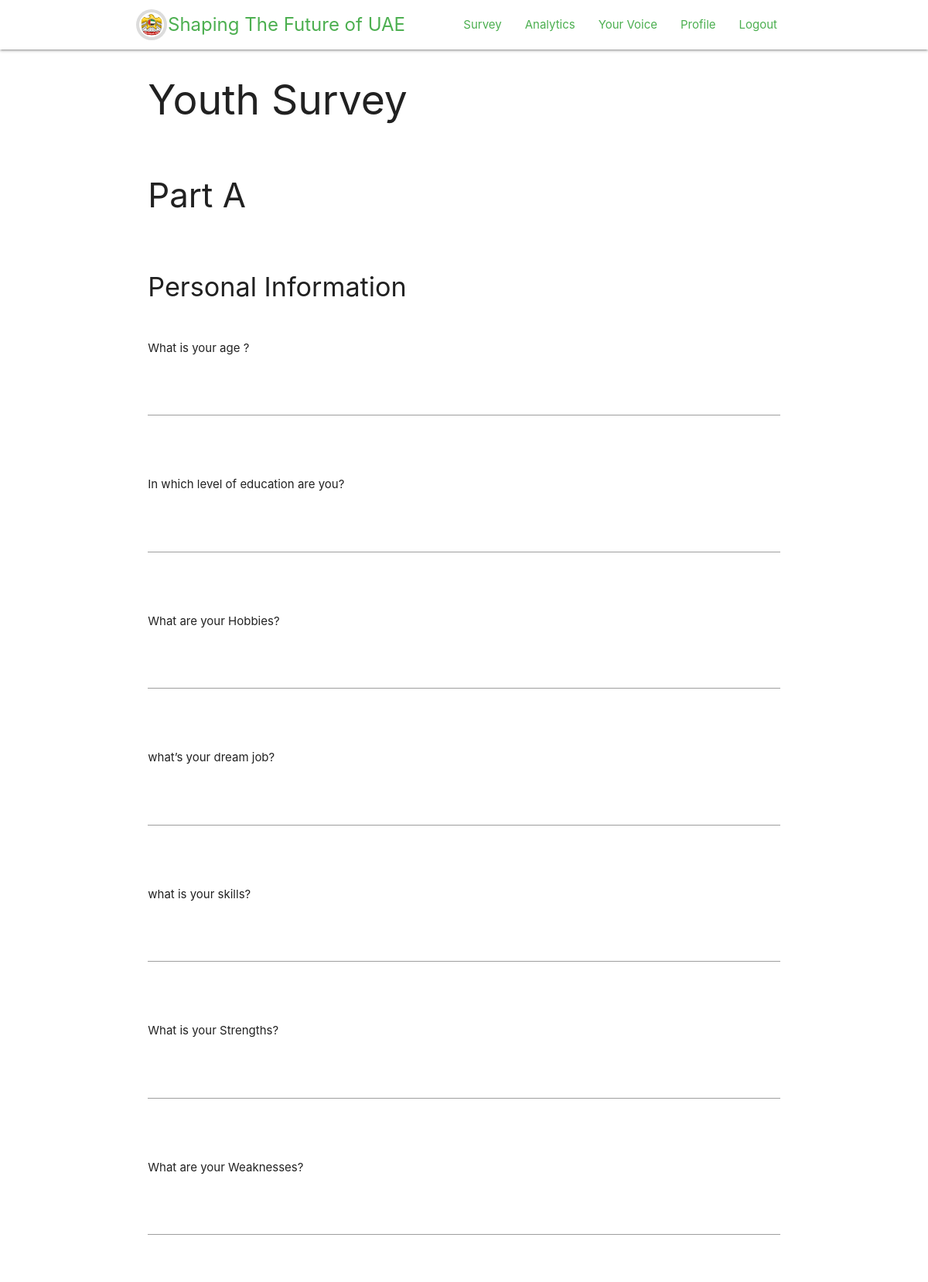
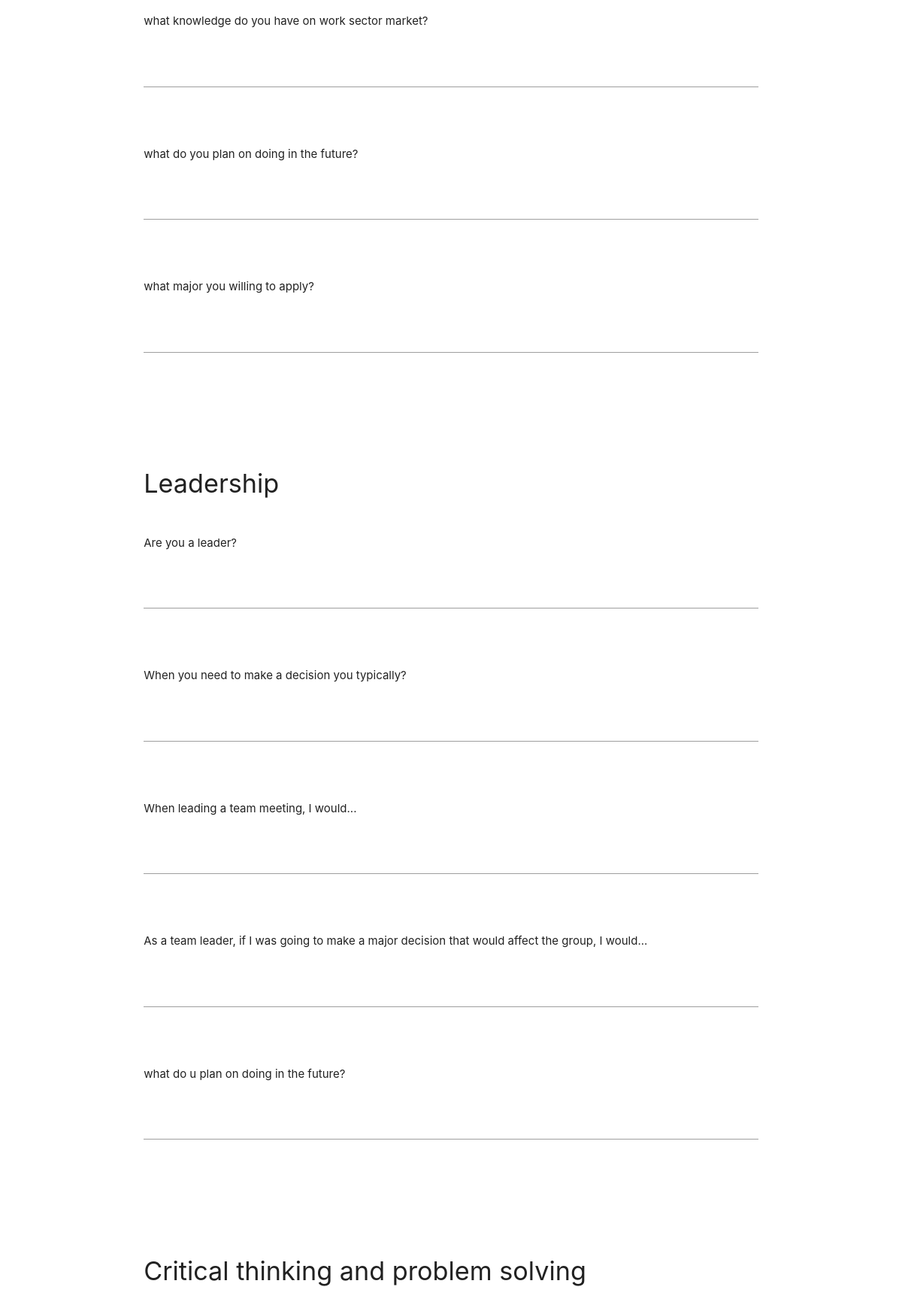
The page /survey (signed in, upper part) on the database as committed earlier (2 pictures, top to bottom).
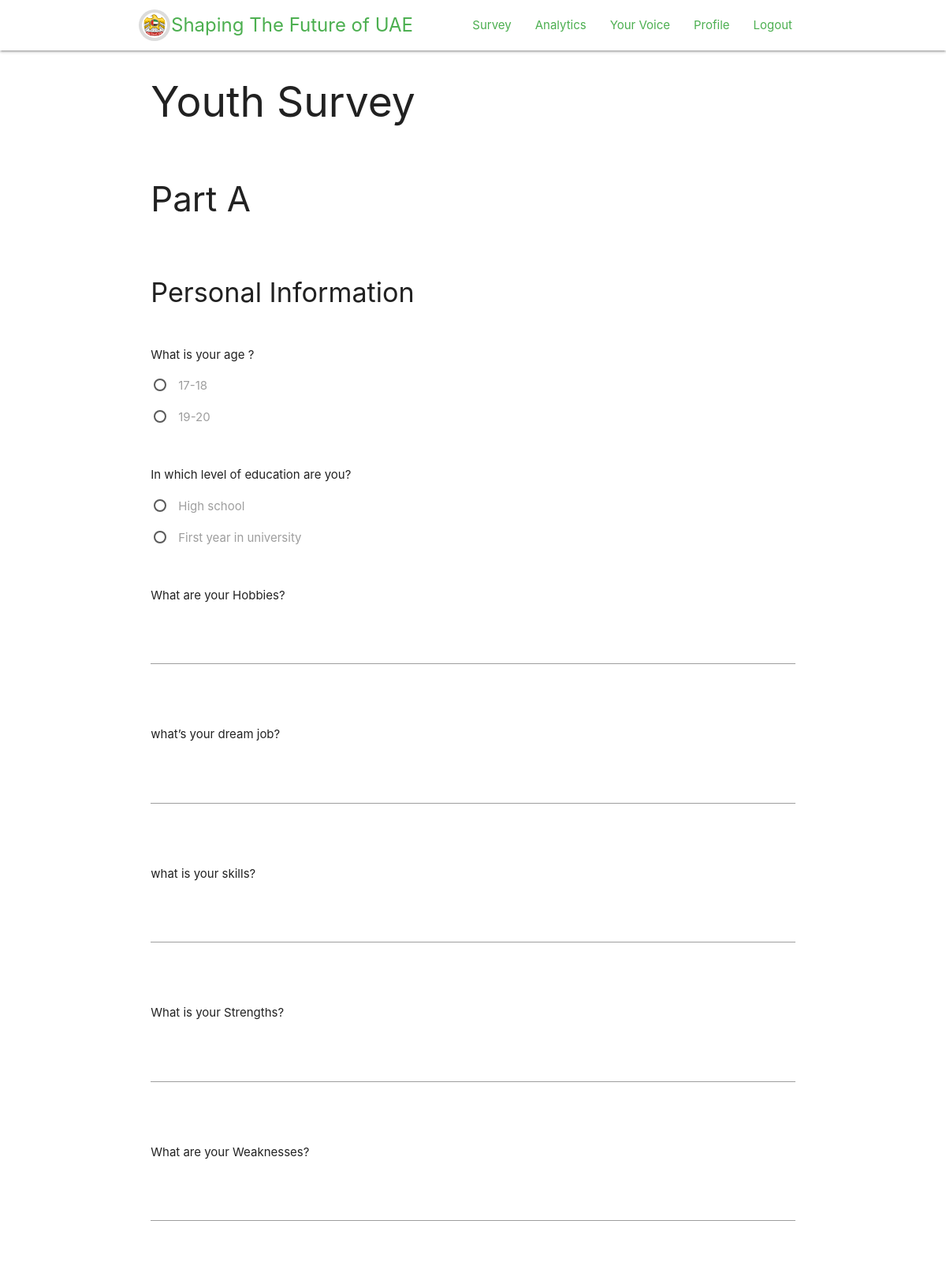
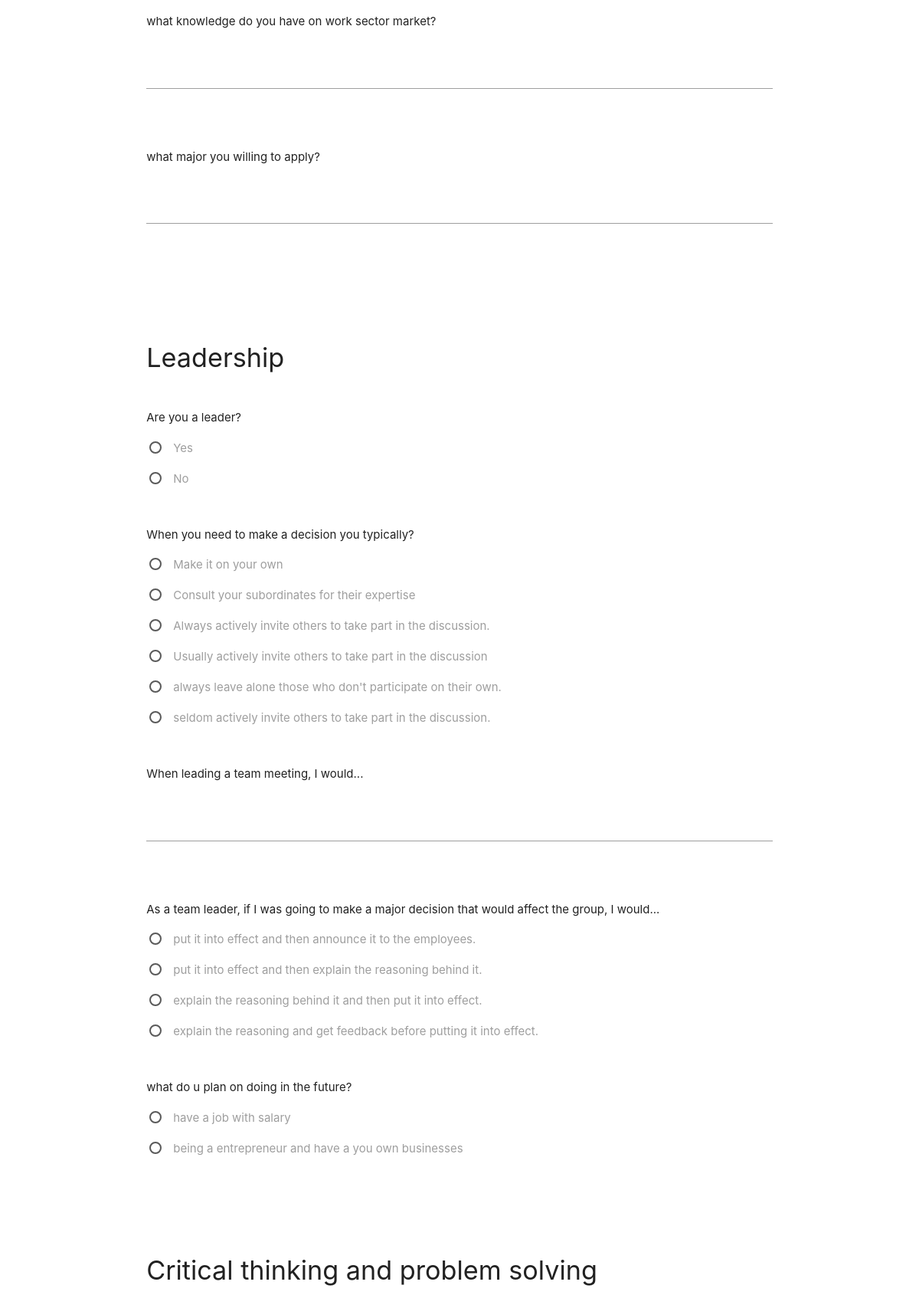
The same page on the database as committed later (2 pictures, top to bottom).
### opinion_aggregator/models/survey.py (models this page shows, shortened)
class SurveyModel(models.Model):
    short_description = models.CharField(
        _('Short description of the survey, required'),
        max_length=40,
        blank=False,
        null=False,
        unique=True)
    long_description = models.CharField(
        _('Long description of the survey, optional'),
        max_length=255,
        blank=True,
        null=True)
    class Meta:
        verbose_name_plural = "Surveys"

class PartModel(models.Model):
    title = models.CharField(
        _('Name of the part, eg Part A'),
        max_length=40,
        blank=False,
        null=False)
    long_description = models.CharField(
        _('A more detailed description, e.g personal information'),
        max_length=255,
        blank=True,
        null=True)
    survey = models.ForeignKey(
        SurveyModel, related_name='parts',
        on_delete=models.CASCADE,
        null=False, blank=False)
    class Meta:
        verbose_name_plural = "Parts of a survey"
        unique_together = ('title', 'survey')

class SectionModel(models.Model):
    title = models.CharField(
        _('Title of the section: eg personal info'),
        max_length=40,
        blank=False,
        null=False)
    long_description = models.CharField(
        _('Long description of this area'),
        max_length=255,
        blank=True,
        null=True)
    part = models.ForeignKey(
        PartModel, related_name='sections',
        on_delete=models.CASCADE,
        null=False, blank=False)
    class Meta:
        verbose_name_plural = "Sections of the survey"
        unique_together = ('title', 'part')

class QuestionModel(models.Model):
    description = models.CharField(
        _('Description of the question'),
        max_length=400,
        blank=False,
        null=False)
    section = models.ForeignKey(
        SectionModel, related_name='questions',
        on_delete=models.CASCADE,
        null=False, blank=False)
    class Meta:
        verbose_name_plural = "Questions"
        unique_together = ('description', 'section')

class QuestionOptions(models.Model):
    question = models.ForeignKey(
        QuestionModel, related_name='options',
        on_delete=models.CASCADE,
        null=False, blank=False)
    option = models.ForeignKey(
        OptionModel, on_delete=models.CASCADE,
        null=False, blank=False)
    class Meta:
        verbose_name_plural = "Question Options"
    def __str__(self):
        return str(self.option)

class OptionModel(models.Model):
    description = models.CharField(
        _('An answer to a question'),
        max_length=200,
        blank=False,
        null=False)
    class Meta:
        verbose_name_plural = "Options"
    def __str__(self):
        return self.description

### opinion_aggregator/views.py (the view)
# urls.py: path('survey', views.survey, name='survey'),
@login_required(login_url="/login")
def survey(request):
    if request.method == 'POST':
        return save_response(request)
    surveys = get_surveys()
    survey_parts = get_survey_parts()
    page = request.GET.get('page', 1)
    paginator = Paginator(survey_parts, 1)
    try:
        parts = paginator.page(page)
    except PageNotAnInteger:
        parts = paginator.page(1)
    except EmptyPage:
        parts = paginator.page(paginator.num_pages)
    context = {
        'surveys': surveys,
        'parts': parts
    }
    return render(request, 'survey.html', context)

### opinion_aggregator/dao/survey.py (called while the page is built)
def get_surveys():
    return survey_models.SurveyModel.objects.all()

def get_survey_parts():
    pages = survey_models.PartModel.objects.all()
    return pages

### opinion_aggregator/templates/survey.html (shortened to what this page needs)
{% extends "base.html" %}
{% load static %}
{% block styles %}
    {{ block.super }}
    <link rel="stylesheet" type="text/css" href="{% static 'css/survey.css' %}" />
{% load static %}
{% endblock %}
{% block content %}
<div class="content">
    <div class="row">
        <div class="container">
            {% for survey in surveys %}
            <div class="row">
                <div class="col s12">
                    <h2>{{ survey.short_description }}</h2>
                </div>
            </div>
            {% for part in parts %}
            <div class="row part">
                <form method="POST">
                    <div class="row">
                        <div class="col s12"><h3>{{ part.title }}</h3></div>
                    </div>
                    {% for section in part.sections.all %}
                    <div class="row sections">
                        <div class="row section">
                            <div class="row">
                                <div class="col s12">
                                    <h4>{{ section.title }}</h4>
                                </div>
                            </div>
                            {% for question in section.questions.all %}
                            <div class="row questions">
                                <div class="question">
                                    <div class="col s12">
                                        <p>{{ question.description }}</p>
                                        {% if  question.options.all %}
                                        {% for option in question.options.all %}
                                        <p>
                                            <label>
                                                <span>{{ option }}</span>
                                            </label>
                                          </p>
                                        {% endfor %}
                                        {% else %}
                                        <div class="row">
                                            <div class="col s12">
                                                <div class="input-field">
                                                    <input type="text" name="{{question.pk}}" id="">
                                                </div>
                                            </div>
                                        </div>
                                        {% endif %}
                                    </div>
                                </div>
                            </div>
                            {% endfor %}
                        </div>
                    </div>
                    {% endfor %}
                </form>
            </div>
            {% endfor %}
            {% endfor %}
        </div>
    </div>
</div>
{% endblock %}

Rows that differ between the two databases and show on the page:
removed QuestionModel: description "what do you plan on doing in the future?", shown under SectionModel "Personal Information"
added QuestionOptions: option.description "17-18", shown under QuestionModel "What is your age ?"
added QuestionOptions: option.description "19-20", shown under QuestionModel "What is your age ?"
added QuestionOptions: option.description "High school", shown under QuestionModel "In which level of education are you?"
added QuestionOptions: option.description "First year in university", shown under QuestionModel "In which level of education are you?"
added QuestionOptions: option.description "Yes", shown under QuestionModel "Are you a leader?"
added QuestionOptions: option.description "No", shown under QuestionModel "Are you a leader?"
added QuestionOptions: option.description "Make it on your own", shown under QuestionModel "When you need to make a decision you typically?"
added QuestionOptions: option.description "Consult your subordinates for their expertise", shown under QuestionModel "When you need to make a decision you typically?"
added QuestionOptions: option.description "Always actively invite others to take part in the discussion.", shown under QuestionModel "When you need to make a decision you typically?"
added QuestionOptions: option.description "Usually actively invite others to take part in the discussion", shown under QuestionModel "When you need to make a decision you typically?"
added QuestionOptions: option.description "always leave alone those who don't participate on their own.", shown under QuestionModel "When you need to make a decision you typically?"
added QuestionOptions: option.description "seldom actively invite others to take part in the discussion.", shown under QuestionModel "When you need to make a decision you typically?"
added QuestionOptions: option.description "put it into effect and then announce it to the employees.", shown under QuestionModel (number 13 of 14 on the later page)
added QuestionOptions: option.description "put it into effect and then explain the reasoning behind it.", shown under QuestionModel (number 13 of 14 on the later page)
added QuestionOptions: option.description "explain the reasoning behind it and then put it into effect.", shown under QuestionModel (number 13 of 14 on the later page)
added QuestionOptions: option.description "explain the reasoning and get feedback before putting it into effect.", shown under QuestionModel (number 13 of 14 on the later page)
added QuestionOptions: option.description "have a job with salary", shown under QuestionModel "what do u plan on doing in the future?"
added QuestionOptions: option.description "being a entrepreneur and have a you own businesses", shown under QuestionModel "what do u plan on doing in the future?"
